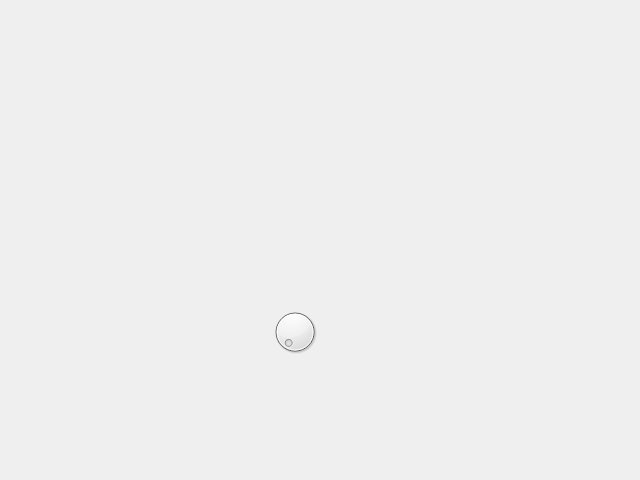
<?xml version="1.0" encoding="UTF-8"?>
<ui version="4.0">
 <class>Dialog2</class>
 <widget class="QDialog" name="Dialog2">
  <property name="geometry">
   <rect>
    <x>0</x>
    <y>0</y>
    <width>640</width>
    <height>480</height>
   </rect>
  </property>
  <property name="windowTitle">
   <string>Dialog</string>
  </property>
  <widget class="QLabel" name="label">
   <property name="geometry">
    <rect>
     <x>190</x>
     <y>60</y>
     <width>201</width>
     <height>201</height>
    </rect>
   </property>
   <property name="text">
    <string/>
   </property>
   <property name="pixmap">
    <pixmap>../../../Desktop/Tux.png</pixmap>
   </property>
   <property name="scaledContents">
    <bool>true</bool>
   </property>
  </widget>
  <widget class="QDial" name="dial">
   <property name="geometry">
    <rect>
     <x>270</x>
     <y>300</y>
     <width>50</width>
     <height>64</height>
    </rect>
   </property>
   <property name="maximum">
    <number>255</number>
   </property>
  </widget>
 </widget>
 <resources/>
 <connections/>
</ui>
